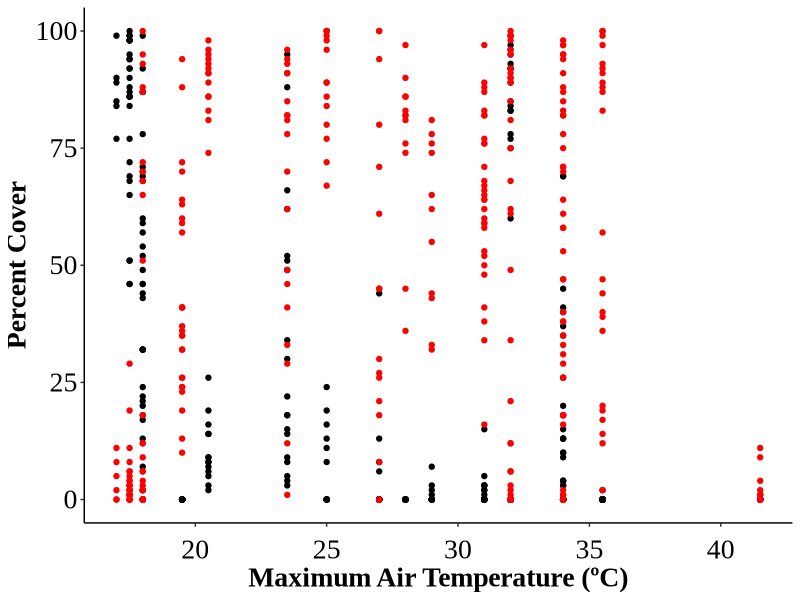

Here is the R script that generated this plot:
#BiME Kelp vs Turf Working Script. 
#Authors: Natalie M. and Jess K.
#Date of creation: July 6, 2020

#Space for loading packages. (Jess which ones do you think we will need? dplyr, stringr, ggplot2?)

library(ggplot2)
library(dplyr)

kelp_theme <- theme_classic() +
  theme(
    axis.title = element_text(size = 20, face="bold"),
    axis.text = element_text(size = 20, colour = "black"),
    axis.text.x = element_text(margin = margin(t = 10, unit = "pt")),
    legend.text=element_text(size=20), 
    legend.title=element_text(size=20, face="bold"), 
    legend.position=c(0.85,0.9),
    legend.background = element_blank(), 
    legend.key = element_blank(),
    text=element_text(family="Times New Roman"),
    panel.grid.major = element_blank(), 
    panel.grid.minor = element_blank(), 
    panel.background = element_blank(), 
    axis.line= element_line(colour = "black"),
    strip.background = element_blank(),
    strip.text.y = element_blank())

kelpdata <- read.csv("kelp_turf_data.csv")
summary(kelpdata)

#plotting both kelp and turf cover vs. max air temp
air_temp_both <- ggplot(data=kelpdata, aes(x=max_air_temp, y=kelp_cover)) +geom_point()+geom_point(aes(x=max_air_temp, y=turf_cover), color="red") + labs(x="Maximum Air Temperature (ºC)", y="Percent Cover")+ kelp_theme
air_temp_both

#plotting just kelp cover vs. max air temp
